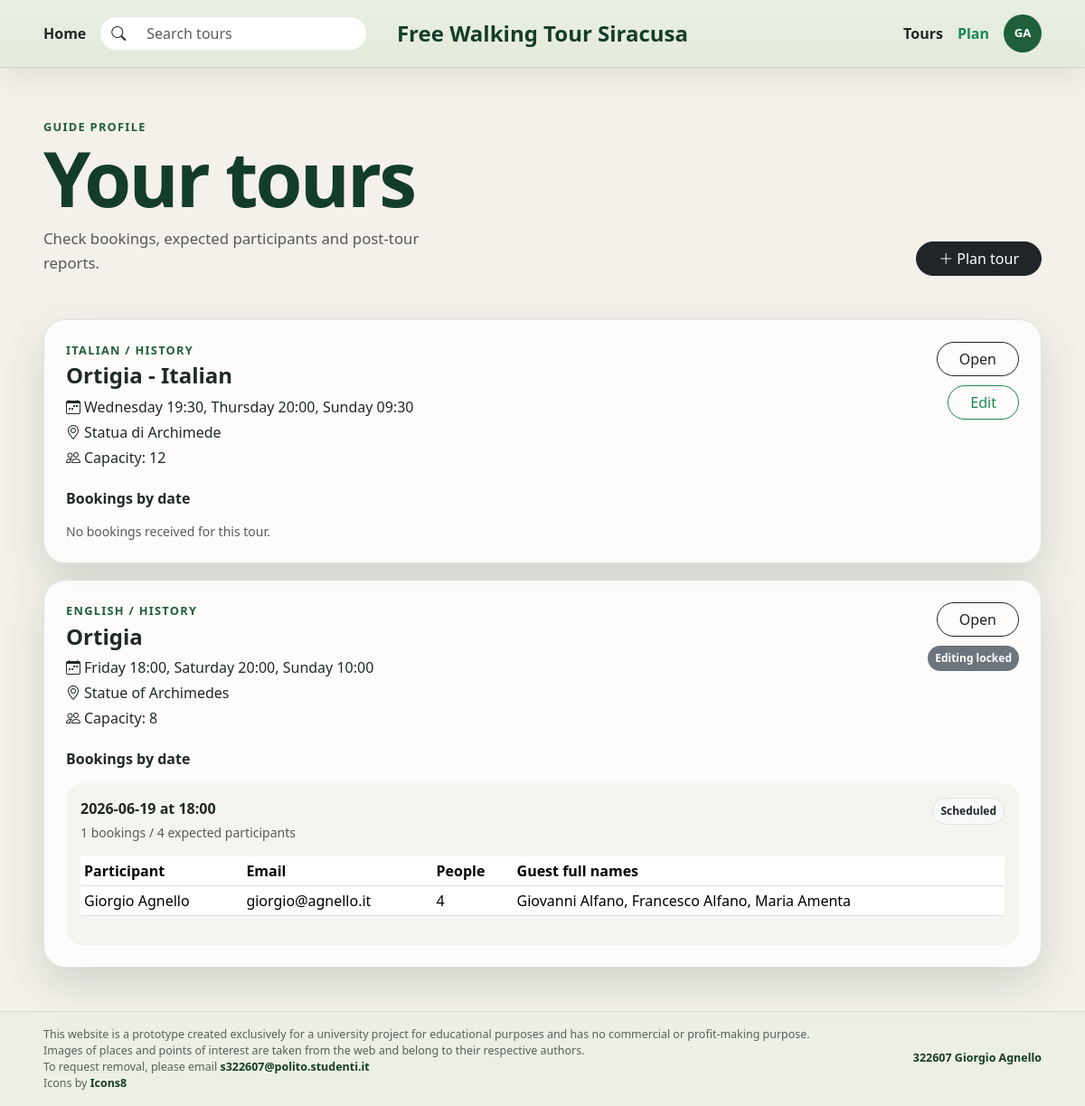
Page /guide/profile (signed in) on the committed database.
### tables this page shows
CREATE TABLE users (
    id INTEGER PRIMARY KEY AUTOINCREMENT,
    first_name TEXT NOT NULL,
    last_name TEXT NOT NULL,
    email TEXT NOT NULL,
    password TEXT NOT NULL,
    role TEXT NOT NULL CHECK (role IN ('guide', 'participant')),
    languages TEXT,
    created_at TEXT NOT NULL DEFAULT CURRENT_TIMESTAMP,
    UNIQUE (email, role)
);

CREATE TABLE tours (
    id INTEGER PRIMARY KEY AUTOINCREMENT,
    guide_id INTEGER NOT NULL,
    title TEXT NOT NULL,
    theme TEXT NOT NULL,
    meeting_point TEXT NOT NULL,
    duration_mins INTEGER NOT NULL CHECK (duration_mins > 0),
    language TEXT NOT NULL,
    max_participants INTEGER NOT NULL CHECK (max_participants > 0),
    description TEXT NOT NULL,
    created_at TEXT NOT NULL DEFAULT CURRENT_TIMESTAMP,
    FOREIGN KEY (guide_id) REFERENCES users (id) ON DELETE CASCADE
);

CREATE TABLE tour_schedule (
    id INTEGER PRIMARY KEY AUTOINCREMENT,
    tour_id INTEGER NOT NULL,
    weekday INTEGER NOT NULL CHECK (weekday BETWEEN 0 AND 6),
    start_time TEXT NOT NULL,
    FOREIGN KEY (tour_id) REFERENCES tours (id) ON DELETE CASCADE,
    UNIQUE (tour_id, weekday)
);

CREATE TABLE reservations (
    id INTEGER PRIMARY KEY AUTOINCREMENT,
    user_id INTEGER NOT NULL,
    tour_id INTEGER NOT NULL,
    tour_date TEXT NOT NULL,
    num_people INTEGER NOT NULL CHECK (num_people BETWEEN 1 AND 4),
    extra_names TEXT,
    status TEXT NOT NULL DEFAULT 'booked' CHECK (status IN ('booked', 'cancelled')),
    created_at TEXT NOT NULL DEFAULT CURRENT_TIMESTAMP,
    cancelled_at TEXT,
    FOREIGN KEY (user_id) REFERENCES users (id) ON DELETE CASCADE,
    FOREIGN KEY (tour_id) REFERENCES tours (id) ON DELETE CASCADE,
    UNIQUE (user_id, tour_id, tour_date)
);

### app.py (the view)
@app.route("/guide/profile")
@login_required
def guide_profile():
    denied = require_role("guide")
    if denied:
        return denied
    conn = get_db_connection()
    rows = conn.execute(
        """
        SELECT tours.*, users.first_name AS guide_first_name,
               users.last_name AS guide_last_name
        FROM tours
        JOIN users ON users.id = tours.guide_id
        WHERE guide_id = ?
        ORDER BY tours.created_at DESC, tours.id DESC
        """,
        (current_user.id,),
    ).fetchall()
    tours = []
    now = dt.datetime.now()
    for row in rows:
        tour = enrich_tour(conn, row)
        groups = conn.execute(
            """
            SELECT tour_date, COUNT(*) AS reservation_count,
                   COALESCE(SUM(num_people), 0) AS people_count
            FROM reservations
            WHERE tour_id = ? AND status = 'booked'
            GROUP BY tour_date
            ORDER BY tour_date
            """,
            (tour["id"],),
        ).fetchall()
        tour["reservation_dates"] = []
        for group in groups:
            tour_date = parse_iso_date(group["tour_date"])
            schedule = get_schedule_for_date(conn, tour["id"], tour_date)
            start_time = schedule["start_time"] if schedule else "-"
            start_dt = tour_datetime(tour_date, start_time) if schedule else None
            report = conn.execute(
                "SELECT * FROM tour_reports WHERE tour_id = ? AND tour_date = ?",
                (tour["id"], group["tour_date"]),
            ).fetchone()
            reservations = conn.execute(
                """
                SELECT reservations.*, users.first_name, users.last_name, users.email
                FROM reservations
                JOIN users ON users.id = reservations.user_id
                WHERE reservations.tour_id = ?
                  AND reservations.tour_date = ?
                  AND reservations.status = 'booked'
                ORDER BY reservations.id
                """,
                (tour["id"], group["tour_date"]),
            ).fetchall()
            tour["reservation_dates"].append(
                {
                    "date": group["tour_date"],
                    "start_time": start_time,
                    "reservation_count": group["reservation_count"],
                    "people_count": group["people_count"],
                    "reservations": reservations,
                    "report": report,
                    "can_report": bool(start_dt and start_dt < now and not report),
                }
            )
        tours.append(tour)
    conn.close()
    return render_template("guide_profile.html", tours=tours)

### templates/guide_profile.html (shortened to what this page needs)
{% extends 'base.html' %}
{% block content %}
<main class="container-fluid px-3 px-lg-5 py-4 py-lg-5">
  <header class="mb-4 mb-lg-5">
    <div class="d-flex flex-column flex-lg-row justify-content-between gap-3">
      <div>
        <p class="section-label mb-2">Guide profile</p>
        <h1 class="homepage-title mb-3">Your tours</h1>
        <p class="homepage-text mb-0 text-muted">
          Check bookings, expected participants and post-tour reports.
        </p>
      </div>
      <div class="align-self-lg-end">
        <a class="btn btn-dark rounded-pill px-4" href="{{ url_for('create_tour') }}">
          <i class="bi bi-plus-lg me-1"></i>Plan tour
        </a>
      </div>
    </div>
  </header>
  <section class="profile-list">
    {% for tour in tours %}
      <article class="profile-card">
        <div class="profile-card-main">
          <div>
            <p class="section-label mb-1">{{ tour.language }} / {{ tour.theme }}</p>
            <h2 class="h4 fw-bold mb-2">{{ tour.title }}</h2>
            <p class="mb-1"><i class="bi bi-calendar-week me-1"></i>{{ tour.schedule_label }}</p>
            <p class="mb-1"><i class="bi bi-geo-alt me-1"></i>{{ tour.meeting_point }}</p>
            <p class="mb-0"><i class="bi bi-people me-1"></i>Capacity: {{ tour.max_participants }}</p>
          </div>
          <div class="profile-card-actions">
            <a class="btn btn-outline-dark rounded-pill px-4" href="{{ url_for('tour_detail', id=tour.id) }}">Open</a>
            {% if tour.can_edit %}
              <a class="btn btn-outline-success rounded-pill px-4" href="{{ url_for('edit_tour', id=tour.id) }}">Edit</a>
            {% else %}
              <span class="badge text-bg-secondary rounded-pill p-2">Editing locked</span>
            {% endif %}
          </div>
        </div>
        <div class="reservation-block mt-4">
          <h3 class="h6 fw-bold mb-3">Bookings by date</h3>
          {% for group in tour.reservation_dates %}
            <section class="reservation-date">
              <div class="reservation-date-head">
                <div>
                  <p class="mb-1 fw-bold">{{ group.date }} at {{ group.start_time }}</p>
                  <p class="small text-muted mb-0">
                    {{ group.reservation_count }} bookings / {{ group.people_count }} expected participants
                  </p>
                </div>
                {% if group.report %}
                  <span class="badge text-bg-success rounded-pill p-2">Report submitted: {{ group.report.actual_participants }} present</span>
                {% elif group.can_report %}
                  <span class="badge text-bg-warning text-dark rounded-pill p-2">Report required</span>
                {% else %}
                  <span class="badge text-bg-light text-dark border rounded-pill p-2">Scheduled</span>
                {% endif %}
              </div>
              <div class="table-responsive mt-3">
                <table class="table table-sm align-middle">
                  <thead>
                    <tr>
                      <th>Participant</th>
                      <th>Email</th>
                      <th>People</th>
                      <th>Guest full names</th>
                    </tr>
                  </thead>
                  <tbody>
                    {% for reservation in group.reservations %}
                      <tr>
                        <td>{{ reservation.first_name }} {{ reservation.last_name }}</td>
                        <td>{{ reservation.email }}</td>
                        <td>{{ reservation.num_people }}</td>
                        <td>{{ reservation.extra_names or '-' }}</td>
                      </tr>
                    {% endfor %}
                  </tbody>
                </table>
              </div>
            </section>
          {% else %}
            <p class="small text-muted mb-0">No bookings received for this tour.</p>
          {% endfor %}
        </div>
      </article>
    {% else %}
      <div class="empty-state">
        <h2 class="h5 fw-bold">You have not planned any tours yet</h2>
        <p class="text-muted mb-3">Create the first guided itinerary for Siracusa.</p>
        <a class="btn btn-dark rounded-pill px-4" href="{{ url_for('create_tour') }}">Plan tour</a>
      </div>
    {% endfor %}
  </section>
</main>
{% endblock %}

### templates/base.html (shortened to what this page needs)
<!doctype html>
<html lang="en">
  <head>
    <link href="https://cdn.jsdelivr.net/npm/bootstrap@5.3.3/dist/css/bootstrap.min.css" rel="stylesheet">
    <link href="https://cdn.jsdelivr.net/npm/bootstrap-icons@1.11.3/font/bootstrap-icons.css" rel="stylesheet">
    <link href="{{ url_for('static', filename='assets/css/style.css') }}" rel="stylesheet">
  </head>
  <body>
    <header class="site-header sticky-top">
      <nav class="navbar navbar-expand-lg py-3">
        <div class="container-fluid px-3 px-lg-5">
          <div class="navbar-desktop d-none d-lg-grid align-items-center">
            <div class="nav-left d-flex align-items-center gap-3">
              <a class="nav-link" href="{{ url_for('index') }}">Home</a>
              <form class="search-box m-0" role="search" action="{{ url_for('tours') }}" method="get">
                <div class="input-group rounded-pill overflow-hidden">
                  <span class="input-group-text"><i class="bi bi-search"></i></span>
                  <input class="form-control" name="q" type="search" placeholder="Search tours" aria-label="Search tours">
                </div>
              </form>
            </div>
            <a class="site-brand m-0" href="{{ url_for('index') }}">Free Walking Tour Siracusa</a>
            <div class="nav-right d-flex align-items-center justify-content-end gap-3">
              <a class="nav-link" href="{{ url_for('tours') }}">Tours</a>
              {% if current_user.is_authenticated and current_user.role == 'guide' %}
                <a class="nav-link fw-bold text-success" href="{{ url_for('create_tour') }}">Plan</a>
              {% endif %}
              {% if current_user.is_authenticated %}
                <div class="dropdown user-dropdown">
                  <button class="user-initials" type="button" data-bs-toggle="dropdown" aria-expanded="false" aria-label="Profile">
                    {{ current_user.first_name[:1] }}{{ current_user.last_name[:1] }}
                  </button>
                </div>
              {% else %}
                <div class="auth-actions d-flex align-items-center gap-2">
                  <a class="btn btn-outline-success rounded-pill px-3" href="{{ url_for('login') }}">Sign in</a>
                  <a class="btn btn-dark rounded-pill px-3" href="{{ url_for('register') }}">Register</a>
                </div>
              {% endif %}
            </div>
          </div>
        </div>
      </nav>
    </header>
    {% block content %}{% endblock %}
    <footer class="site-footer">
      <div class="container-fluid px-3 px-lg-5 py-3">
        <div class="footer-content">
          <div class="footer-disclaimer">
            <p class="mb-0">This website is a prototype created exclusively for a university project for educational purposes and has no commercial or profit-making purpose.</p>
            <p class="mb-0">Images of places and points of interest are taken from the web and belong to their respective authors.</p>
            <p class="mb-0">To request removal, please email <a href="mailto:s322607@polito.studenti.it" target="_blank" rel="noopener noreferrer">s322607@polito.studenti.it</a></p>
            <p class="mb-0">Icons by <a href="https://icons8.com/" target="_blank" rel="noopener noreferrer">Icons8</a></p>
          </div>
          <p class="footer-owner mb-0"><a href="https://www.linkedin.com/in/giorgioagnello/" target="_blank" rel="noopener noreferrer">322607 Giorgio Agnello</a></p>
        </div>
      </div>
    </footer>
  </body>
</html>

### rows in the picture
users: first_name "G", last_name "A"
tours: language "ITALIAN", theme "HISTORY", title "Ortigia - Italian", meeting_point "Statua di Archimede"
tours: language "ENGLISH", theme "HISTORY", title "Ortigia", meeting_point "Statue of Archimedes"
tour_schedule: date "2026-06-19", start_time "18:00", reservation_count "1", people_count "4"
reservations: first_name "Giorgio", last_name "Agnello", email "giorgio@agnello.it", num_people "4", extra_names "Giovanni Alfano, Francesco Alfano, Maria Amenta"

### other values in the picture
{{ tour.schedule_label }} "Wednesday 19:30, Thursday 20:00, Sunday 09:30" "Friday 18:00, Saturday 20:00, Sunday 10:00"
{{ tour.max_participants }} "12" "8"
